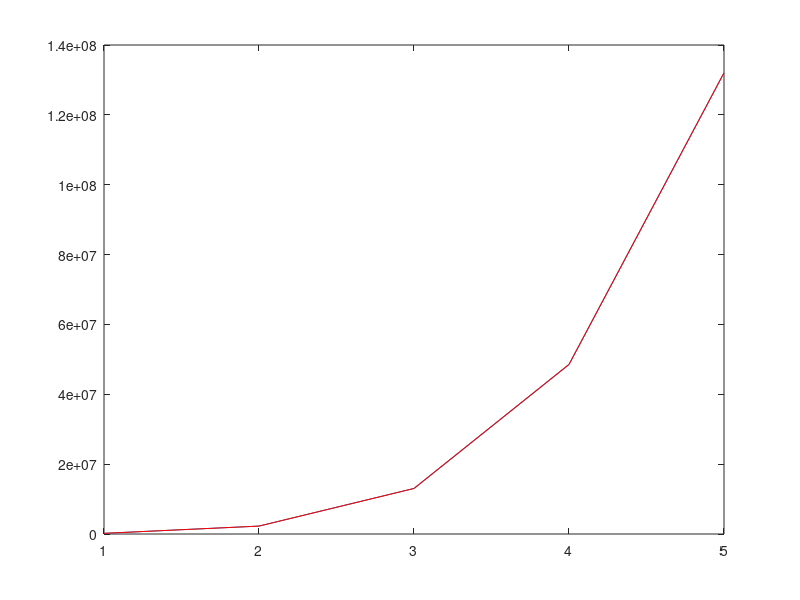

MATLAB code to generate this figure:
% // TI File $Revision: /main/3 $
% // Checkin $Date: November 1, 2010   13:05:07 $
% // =====================================================================================
% //  This software is licensed for use with Texas Instruments C28x
% //  family DSCs.  This license was provided to you prior to installing
% //  the software.  You may review this license by consulting a copy of
% //  the agreement in the doc directory of this library.
% //======================================================================================
% //
% // 	FILE:    FixedPointIIR32.m
% //
% // 	TITLE:   DSP2833x Device Fixed Point 32 Bit IIR Test Program   
% //
% //
% // 	ASSUMPTIONS:
% //
% //   	This matlab code is reference code for debugging FixedPoint DSP library
% //    function IIR32_calc and example project 2833x_FixedPoint_IIR32. 
% //
% //
% //   
% //    Watch Variables:
% //
% //      x_raw_sig         Input signal (float)
% //      x_Q31             Input signal (Q31)
% //      B,A               IIR filter coefficients array b,a
% //      filter_out_Q31    Filtered result using standard MATLAB filter function
% //                        filer. It is used as reference to compare with
% //                        the fixed point result. (Q31)
% //      x_output_final    Output data by fixed point algorithm (Q31). 
% //
% //######################################################################################
% // $TI Release: C28x Fixed-Point DSP Library v1.10 $
% // $Release Date: November 1, 2011 $
% // $Copyright: $
% //######################################################################################

clear all
close all

disp('==============================================================');
disp('input signal is stored as Q31 format');
disp('==============================================================');
disp('this is Matlab version of IIR32 code');
disp('The result is stored in array x_output_final in Q31 format');
disp('The signal is stored in array x_raw_sig');
disp('The fixed point input signal is stored in x_Q31 in Q31 format');
disp('==============================================================');

MAX_TAPS=5;

RadStep = 0.1963495408494;

N=input('Please enter signal length N =');
halfSize=N-1;

Rad=[0:RadStep:(halfSize)*RadStep];

Rx=sin(Rad)+cos(Rad*2.3567);
Ix=0*(cos(Rad*8.345) + sin(Rad*5.789));

x=Rx+j*Ix;
x_raw_sig=x/2;

x_Q31=2^31*x/2;

B=[      0.000176614401432267
       0.00123630081002587
       0.00370890243007761
       0.00618150405012935
       0.00618150405012935
       0.00370890243007761
       0.00123630081002587
      0.000176614401432267];

A=[                         1
         -3.84708594662977
          6.78600477287384
         -6.96288772960265
          4.44516236478943
         -1.75415688503484
          0.39441771610976
       -0.0388476491224433];
   
 A=A';B=B';
 
 filter_out_Q31=filter(B,A,x_Q31);

% good
 isos=[ 20118017   20118017   0         536870912  -248624377     0
        43749199   87498398  43749199   536870912  -517372703   141524868
        35450657   70901314  35450657   536870912  -583544331   228291242
       875854244   1751708488 875854244 536870912  -715847129   401770939];

 isf=288246535;
 
d=zeros(4,3);
taps=3;

for k=1:length(x_Q31)
    
    accum=floor(x_Q31(k)*isf/2^32);
    
    for j=1:4

        b_temp=isos(j,1:3);
        a_temp=isos(j,4:6);
        
        for ii=2:taps
            accum=accum-ceil(a_temp(ii)*d(j,ii)/2^32);
        end

        d(j,1)=floor(accum*2^3);
        
        accum1=0;
        
        for ii=1:taps
            accum1=accum1+floor(b_temp(ii)*d(j,ii)/2^32);
        end
        
        for ii=(taps-2+1):-1:1
            d(j,ii+1)=d(j,ii);
        end
        
        accum=floor(accum1);
    
    end
    
    x_no_scale_biq_fixed(k)=(accum1)*2^3;      % direct I form high order implementation output
    
end
   
figure(1)
plot(filter_out_Q31)
peak1=max(filter_out_Q31);
hold on
peak2=max(x_no_scale_biq_fixed);
plot(x_no_scale_biq_fixed,'r')

x_output_final=floor(x_no_scale_biq_fixed/2);












